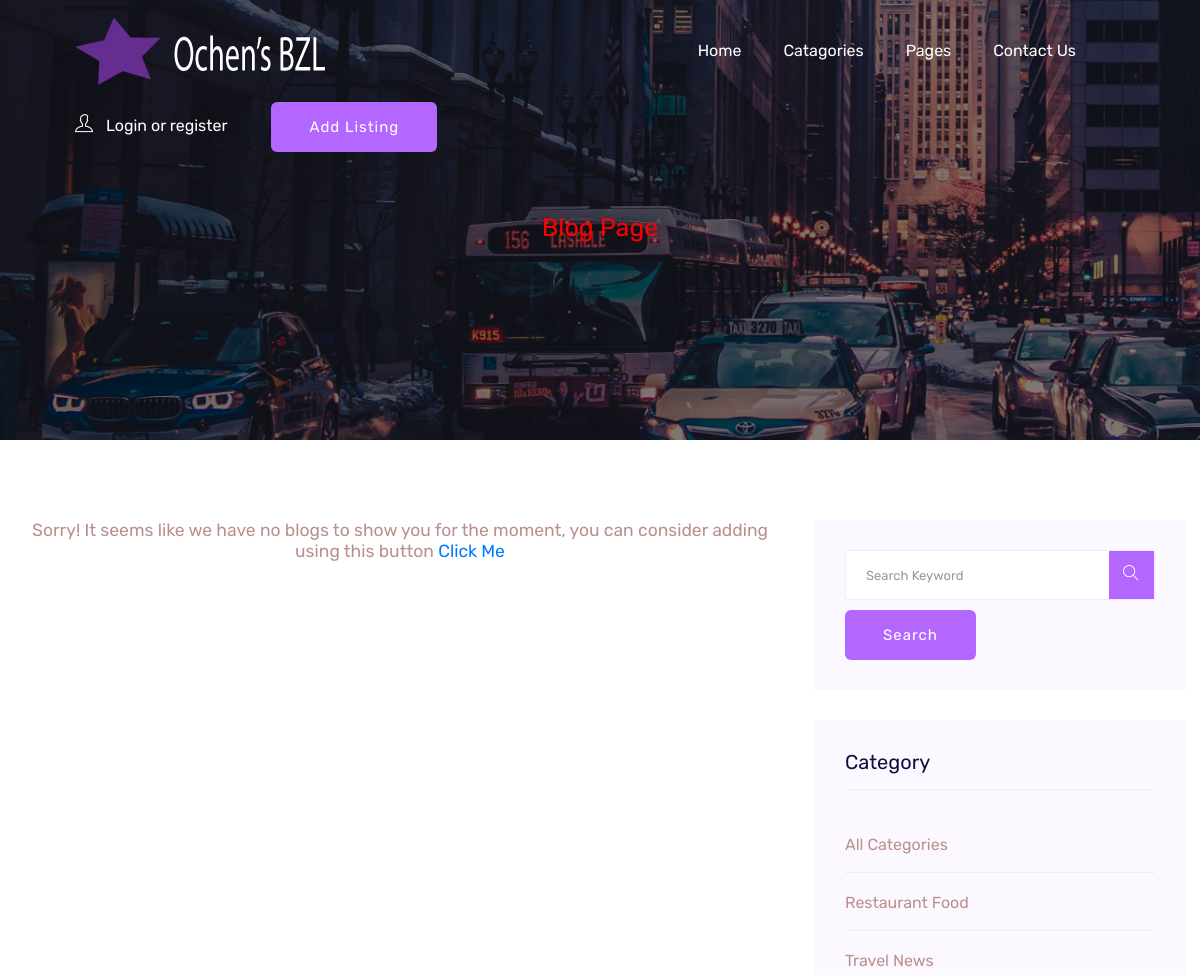
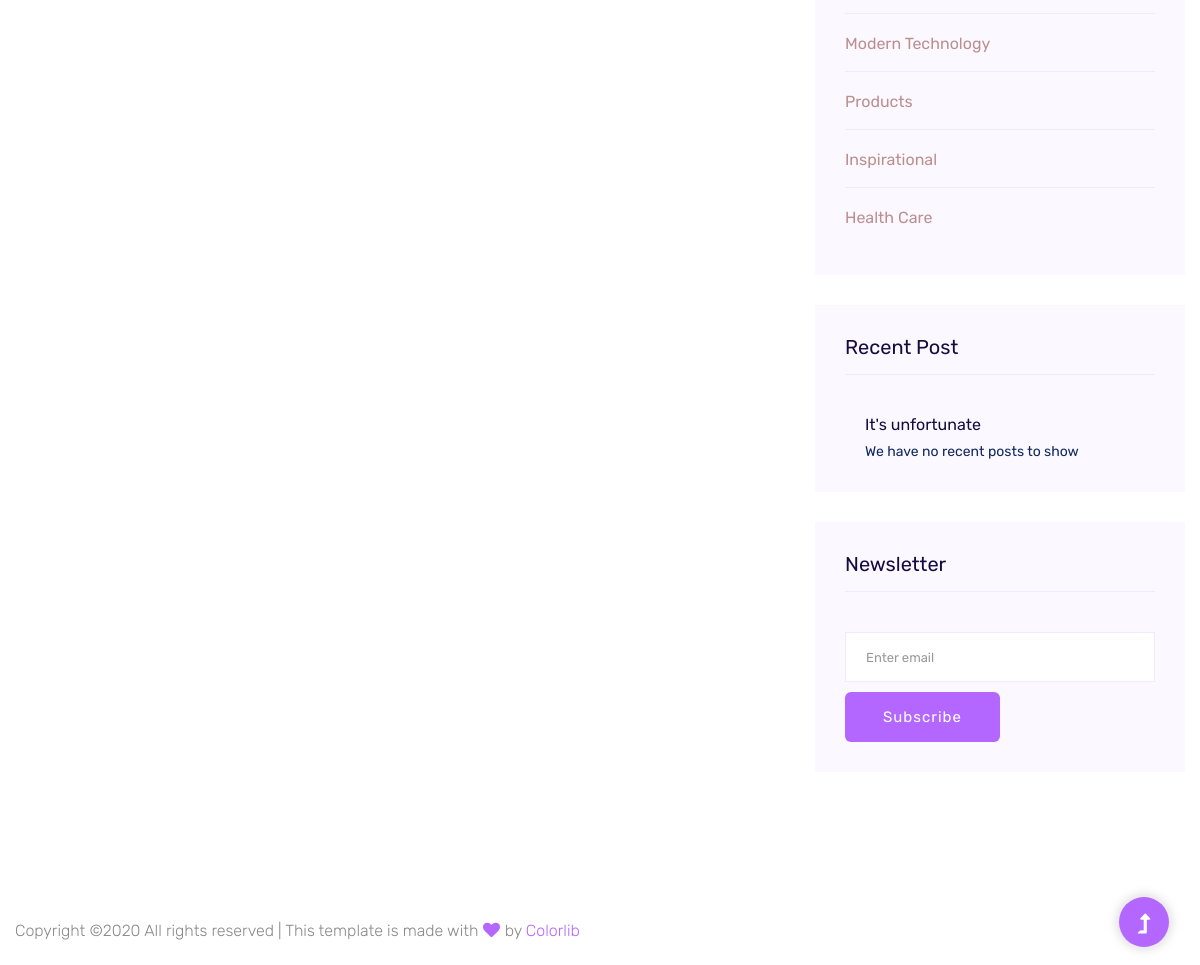
The app's page /directions/blog/, older data (2 pictures, top to bottom).
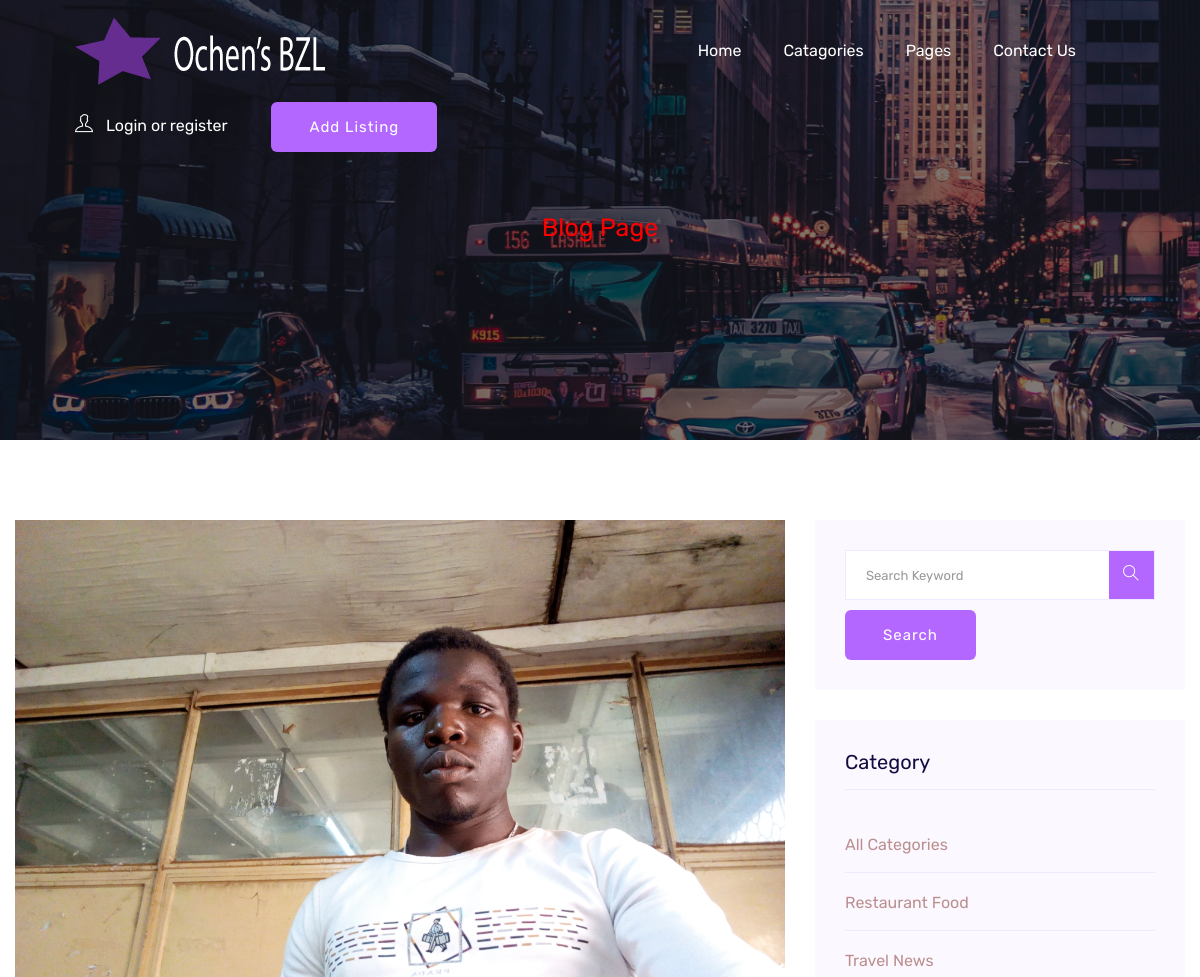
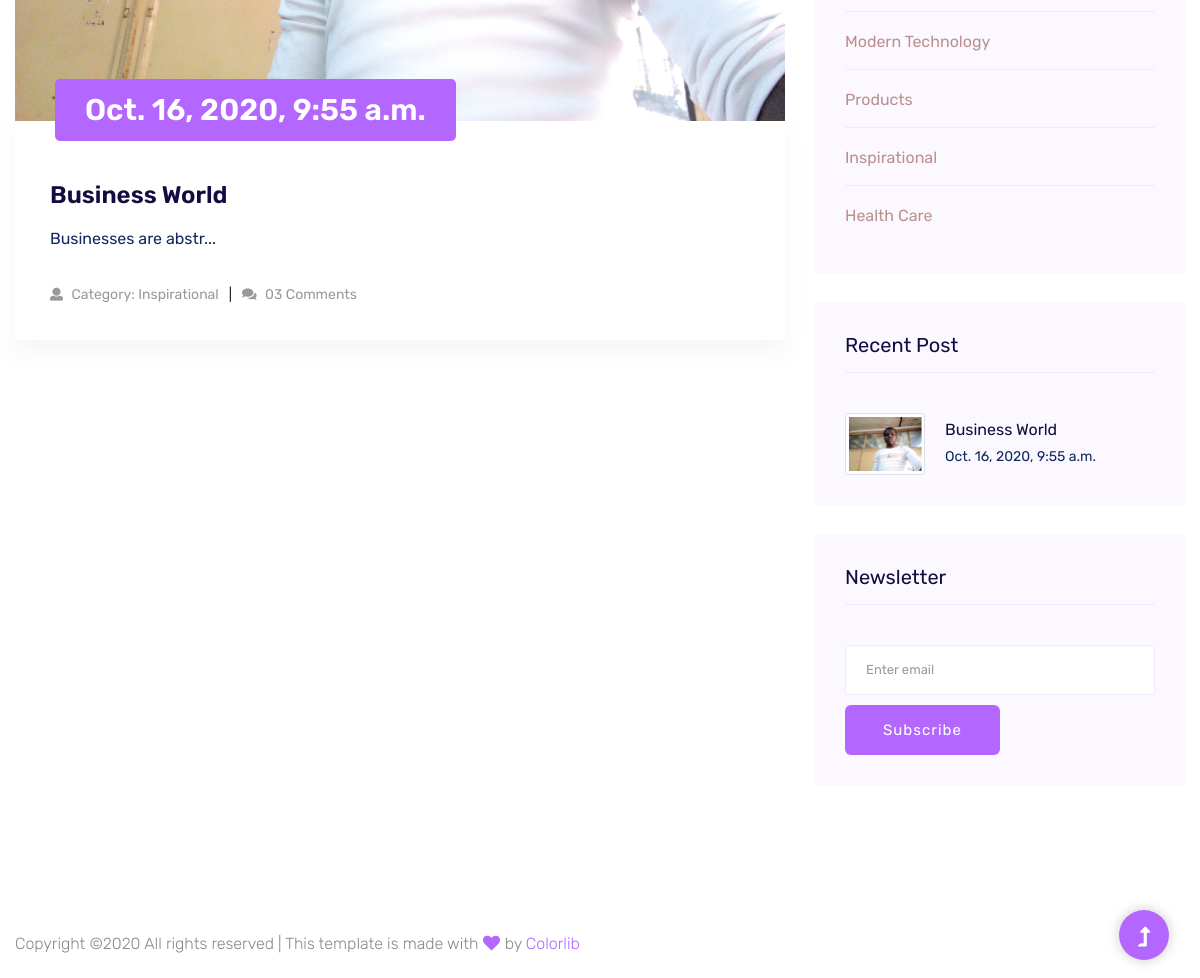
The same page, newer data (2 pictures, top to bottom).
### business/models.py (models this page shows, shortened)
class Blog(models.Model):
    slug = models.SlugField(null=True, blank=True, help_text="short description of the blog", max_length=100, unique=True)
    name = models.CharField(help_text="Blog description", max_length=200, unique=True)
    blogger = models.CharField(max_length=20, help_text='user name of the blogger')
    post = models.TextField(help_text="blof post")
    overview = models.TextField(help_text="a brief overview to invoke eager", default="No overview has been entered for this blog")
    date = models.DateTimeField(auto_now_add=True ,help_text="When the blog post was written")
    category = models.CharField(max_length=50, help_text='Used for filtering', null=True, blank=True)
    comments = models.IntegerField(default=0, help_text='No of comments for particular blog')
    likes = models.IntegerField(default=0, help_text='No of likes for particular blog')
    photo = models.ImageField(upload_to='blog/images/' ,help_text="An Image for the blog", null=True, blank=True)

### business/views.py (the view)
# urls.py: 2. Add a URL to urlpatterns:  path('blog/', include('blog.urls'))
def blog(request):
    dirs = models.Listing.objects.all()
    popular = [i for i in models.Listing.objects.all() if i.tag in ["very popular", 'popular']]
    blogs = models.Blog.objects.order_by('date')
    blogs = [blogs[i] for i in range(len(blogs) - 1, -1, -1)]
    recentBlogs = blogs[: 4] if len(blogs) > 4 else blogs
    return render(request, 'business/blog.html', {'blogs':blogs, 'listings':dirs, 'popular':popular, 'recentBlogs':recentBlogs})

### business/templates/business/blog.html (shortened to what the changed rows need)
{% extends 'main/base.html' %}
{% load static %}
{% block pageHeading %}
 <h1 style="color: red">Blog Page</h1>
{% endblock %}
{% block mainContent %}
        <section class="row justify-content-center">
            <div class="container">
                <div class="row">
                    <div class="col-lg-8 mb-5 mb-lg-0">
                        <div class="blog_left_sidebar">
                            {% if blogs|length == 0 %}
                                <h3 style="color: rosybrown; text-align: center">
                                Sorry! It seems like we have no blogs to show you for the moment, you can consider
                                adding using this button <a href="{% url 'business:add-blog' %}" class="btn-link">Click Me</a>
                                </h3>
                            {% else %}
                                {% for blog in blogs %}
                                <article class="blog_item">
                                <div class="blog_item_img">
                                    {% if blog.photo.url is not null %}
                                        <img class="card-img rounded-0" src="{{ blog.photo.url }}" alt="">
                                    {% endif %}
                                    <a href="#" class="blog_item_date">
                                        <h3>{{ blog.date }}</h3>
                                    </a>
                                </div>
                                <div class="blog_details">
                                    <a class="d-inline-block" href="{% url 'business:blog-details' slug=blog.slug %}">
                                        <h2>{{ blog.name }}</h2>
                                    </a>
                                    <p>{{ blog.overview }}</p>
                                    <ul class="blog-info-link">
                                        <li><a href="#"><i class="fa fa-user"></i> Category: {{ blog.category }}</a></li>
                                        <li><a href="#"><i class="fa fa-comments"></i> 03 Comments</a></li>
                                    </ul>
                                </div>
                            </article>
                            {% endfor %}
                            {% endif %}
                        </div>
                    </div>
                    <div class="col-lg-4">
                        <div class="blog_right_sidebar">
                            <aside class="single_sidebar_widget popular_post_widget">
                                {% if recentBlogs|length == 0 %}
                                    <div class="media post_item">
                                       <div class="media-body">
                                          <a href="#">
                                             <h3>It's unfortunate</h3>
                                          </a>
                                          <p>We have no recent posts to show</p>
                                       </div>
                                    </div>
                                 {% else %}
                                    {% for recentBlog in recentBlogs %}
                                        <div class="media post_item">
                                           <img src="{{ recentBlog.photo.url }}" class="img-thumbnail" height="80" width="80" alt="post">
                                           <div class="media-body">
                                              <a href="{% url 'business:blog-details' slug=recentBlog.slug %}">
                                                 <h3>{{ recentBlog.name }}</h3>
                                              </a>
                                              <p>{{ recentBlog.date }}</p>
                                           </div>
                                            </div>
                                    {% endfor %}
                                 {% endif %}
                            </aside>
                        </div>
                    </div>
                </div>
            </div>
        </section>
{% endblock %}

Row changes from the older to the newer data that the page shows:
added Blog: photo (picture), date "Oct. 16, 2020, 9:55 a.m.", name "Business World", overview "Businesses are abstr...", category "Inspirational"
Text that changed along with them:
text no longer shown: "Sorry! It seems like we have no blogs to show you for the moment, you can consider adding using this button Click Me It's unfortunate We have no recent posts to show"
